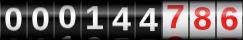
#> input picture scraper/tests/resources/144_786.png, 243 x 40 px, found by its file name
$ python debug_ocr.py
#> lines starting #> are read from the running program, lines starting #| are printed output that depends on the picture; after the words box and inside, x2 and y2 are one past the last pixel; in counts of white or black regions, pixels touching at a corner belong together
### scraper/ocr.py
import re
from pathlib import Path

import pytesseract
from PIL import Image, ImageOps


def _preprocess_meter_image(image: Image.Image) -> tuple[Image.Image, Image.Image]:
    """Preprocess the BVK meter canvas image into two parts for OCR.

    The portal's odometer uses mixed polarity: the integer part is typically light-on-dark
    while the decimal part is dark-on-light. We therefore split and treat each side
    separately.
    """

    # Grayscale
    image = image.convert("L")

    # Resize for better OCR stability
    width, height = image.size
    image = image.resize((width * 3, height * 3), Image.Resampling.LANCZOS)

    # Split where the decimals start (tuned empirically)
    split_x = int(image.width * 0.65)
    left_part = image.crop((0, 0, split_x, image.height))
    right_part = image.crop((split_x, 0, image.width, image.height))

    # Integers: invert + contrast + threshold
    left_part = ImageOps.invert(left_part)
    left_part = ImageOps.autocontrast(left_part)
    left_part = left_part.point(lambda x: 0 if x < 150 else 255, "L")

    # Decimals: contrast + threshold
    right_part = ImageOps.autocontrast(right_part)
    right_part = right_part.point(lambda x: 0 if x < 150 else 255, "L")

    # Pad to help Tesseract handle edge glyphs
    left_padded = ImageOps.expand(left_part, border=50, fill=255)
    right_padded = ImageOps.expand(right_part, border=50, fill=255)

    return left_padded, right_padded


def _ocr_digits(image: Image.Image, *, psm: int) -> str:
    # Disable dictionaries to reduce false negatives for digit-only regions.
    cfg = (
        f"--oem 3 --psm {psm} "
        "-c tessedit_char_whitelist=0123456789 "
        "-c classify_bln_numeric_mode=1 "
        "-c load_system_dawg=0 -c load_freq_dawg=0"
    )
    return pytesseract.image_to_string(image, config=cfg).strip()


def _threshold(image: Image.Image, *, cutoff: int) -> Image.Image:
    return image.point(lambda px: 0 if px < cutoff else 255, "L")


def _erase_border_band(image: Image.Image, *, band_px: int) -> Image.Image:
    if band_px <= 0:
        return image
    w, h = image.size
    band_px = min(band_px, (min(w, h) // 2) - 1)
    if band_px <= 0:
        return image

    img = image.copy()
    px = img.load()
    if px is None:
        return image

    for x in range(w):
        for y in range(band_px):
            px[x, y] = 255
        for y in range(h - band_px, h):
            px[x, y] = 255

    for y in range(h):
        for x in range(band_px):
            px[x, y] = 255
        for x in range(w - band_px, w):
            px[x, y] = 255

    return img


def _thicken_strokes(image: Image.Image) -> Image.Image:
    """Cheap stroke thickening using nearest-neighbor up/down scaling."""

    w, h = image.size
    up = image.resize((w * 2, h * 2), Image.Resampling.NEAREST)
    return up.resize((w, h), Image.Resampling.NEAREST)


# [5 lines left out: function _thicken_strokes_n, not called in this run]


def _crop_to_ink(image: Image.Image, *, pad_px: int = 6) -> Image.Image | None:
    """Crop to non-white pixels; return None if no ink detected."""

    bbox = image.getbbox()
    if bbox is None:
        return None
    w, h = image.size
    left, top, right, bottom = bbox
    left = max(0, left - pad_px)
    top = max(0, top - pad_px)
    right = min(w, right + pad_px)
    bottom = min(h, bottom + pad_px)
    return image.crop((left, top, right, bottom))


def _to_bw(image: Image.Image, *, cutoff: int) -> Image.Image:
    """Return a 1-bit image where black pixels represent ink."""

    # Start from grayscale, then threshold and convert to 1-bit.
    gray = image.convert("L")
    thr = gray.point(lambda px: 0 if px < cutoff else 255, "L")
    return thr.convert("1")


def _fix_border_artifacts(image: Image.Image) -> Image.Image:
    """Reduce the impact of the black rectangle/border around decimals.

    Empirically, the right-side (decimals) often has a thick black border which can
    dominate connected components and cause Tesseract to return empty output.
    """

    # Crop a few pixels from all sides to remove the frame.
    w, h = image.size
    margin = max(1, int(min(w, h) * 0.06))
    cropped = image.crop((margin, margin, w - margin, h - margin))

    # Add white padding back so glyphs are not at the edge.
    return ImageOps.expand(cropped, border=30, fill=255)


# [17 lines left out: functions _ocr_digits_scaled, _pad_to_square, not called in this run]


def _split_into_digit_regions(bw: Image.Image, *, expected_digits: int = 3) -> list[Image.Image]:
    """Split a BW (mode '1') image into N digit crops using column ink counts."""

    img = bw.convert("1")
    w, h = img.size
    px = img.load()
    if px is None or w <= expected_digits:
        return [img]

    # Ink per column (black pixels).
    ink = []
    for x in range(w):
        c = 0
        for y in range(h):
            if px[x, y] == 0:
                c += 1
        ink.append(c)

    # Determine which columns contain ink.
    threshold = max(1, int(h * 0.01))
    is_ink = [c >= threshold for c in ink]

    # Find contiguous ink runs.
    runs: list[tuple[int, int]] = []
    start = None
    for x, flag in enumerate(is_ink):
        if flag and start is None:
            start = x
        elif not flag and start is not None:
            runs.append((start, x))
            start = None
    if start is not None:
        runs.append((start, w))

    # Merge tiny runs (noise).
    min_run = max(2, int(w * 0.02))
    merged: list[tuple[int, int]] = []
    for a, b in runs:
        if (b - a) < min_run:
            continue
        if not merged:
            merged.append((a, b))
            continue
        pa, pb = merged[-1]
        if a - pb <= max(2, int(w * 0.01)):
            merged[-1] = (pa, b)
        else:
            merged.append((a, b))

    bbox = img.getbbox()
    if bbox is None:
        return [img]
    bbox_left, _top, bbox_right, _bottom = bbox

    if len(merged) == expected_digits:
        boxes = merged
    else:
        # Valley split: find two low-ink columns within the ink bbox.
        left = bbox_left
        right = bbox_right
        span = max(1, right - left)
        if expected_digits != 3 or span < 30:
            step = max(1, span // expected_digits)
            boxes = []
            for i in range(expected_digits):
                x0 = left + (i * step)
                x1 = left + ((i + 1) * step) if i < (expected_digits - 1) else right
                boxes.append((x0, x1))
        else:
            region = ink[left:right]
            # Smooth a bit (window size 7)
            win = 7
            smooth = []
            for i in range(len(region)):
                a = max(0, i - (win // 2))
                b = min(len(region), i + (win // 2) + 1)
                smooth.append(sum(region[a:b]) / (b - a))

            # Candidate valleys near 1/3 and 2/3.
            idx1_start = int(len(smooth) * 0.20)
            idx1_end = int(len(smooth) * 0.45)
            idx2_start = int(len(smooth) * 0.55)
            idx2_end = int(len(smooth) * 0.80)

            def argmin(a: int, b: int) -> int:
                sub = smooth[a:b]
                if not sub:
                    return a
                m = min(sub)
                return a + sub.index(m)

            cut1 = argmin(idx1_start, idx1_end)
            cut2 = argmin(idx2_start, idx2_end)
            # Map back to absolute x.
            cut1x = left + cut1
            cut2x = left + cut2
            if cut2x <= cut1x + 5:
                # fallback if cuts collapse
                cut1x = left + (span // 3)
                cut2x = left + (2 * span // 3)

            boxes = [(left, cut1x), (cut1x, cut2x), (cut2x, right)]

    crops: list[Image.Image] = []
    # Expand each box slightly so we don't cut off strokes.
    expand = max(2, int(w * 0.01))
    for x0, x1 in boxes:
        x0 = max(0, x0 - expand)
        x1 = min(w, x1 + expand)
        crop = img.crop((x0, 0, x1, h))
        crop2 = _crop_to_ink(crop, pad_px=12)
        crops.append(crop2 if crop2 is not None else crop)
    return crops


# [160 lines left out: functions _invert_bw, _bw_black_pixel_stats, _bw_top_band_black_ratio, _bw_top_band_black_ratio_of_ink, ocr_meter_reading_from_image, not called in this run]


def debug_preprocessed_parts(image: Image.Image) -> tuple[Image.Image, Image.Image]:
    return _preprocess_meter_image(image)


def ocr_meter_reading_from_path(
    path: str | Path,
    *,
    debug_dir: str | Path | None = None,
) -> str:
    p = Path(path)
    with Image.open(p) as img:
        if debug_dir is not None:
            debug_path = Path(debug_dir)
            debug_path.mkdir(parents=True, exist_ok=True)
            left_img, right_img = _preprocess_meter_image(img)
            left_img.save(debug_path / f"{p.stem}_left.png")
            right_img.save(debug_path / f"{p.stem}_right.png")
            fixed_right = _fix_border_artifacts(right_img)
            fixed_right.save(debug_path / f"{p.stem}_right_noborder.png")
            relaxed_right = _threshold(fixed_right, cutoff=190)
            relaxed_right.save(debug_path / f"{p.stem}_right_relaxed.png")
            scaled_right = fixed_right.resize(
                (fixed_right.width * 3, fixed_right.height * 3),
                Image.Resampling.LANCZOS,
            )
            scaled_right.save(debug_path / f"{p.stem}_right_scaled3.png")
            band = max(2, int(min(fixed_right.size) * 0.05))
            erased = _erase_border_band(fixed_right, band_px=band)
            erased.save(debug_path / f"{p.stem}_right_borderband_erased.png")
            thick = _thicken_strokes(erased)
            thick.save(debug_path / f"{p.stem}_right_thick.png")
            bw = _to_bw(erased, cutoff=200)
            bw.save(debug_path / f"{p.stem}_right_bw.png")
            cropped_bw = _crop_to_ink(bw, pad_px=10)
            if cropped_bw is not None:
                cropped_bw.save(debug_path / f"{p.stem}_right_cropped_bw.png")
                try:
                    parts = _split_into_digit_regions(cropped_bw, expected_digits=3)
                    for idx, part in enumerate(parts):
                        part.save(debug_path / f"{p.stem}_right_digit_{idx + 1}.png")
                except Exception:
                    pass
            try:
                text_int = _ocr_digits(left_img, psm=7)
                text_dec7 = _ocr_digits(right_img, psm=7)
                text_dec8 = _ocr_digits(right_img, psm=8)
                text_dec7_nb = _ocr_digits(fixed_right, psm=7)
                text_dec8_nb = _ocr_digits(fixed_right, psm=8)
                text_dec7_relaxed = _ocr_digits(relaxed_right, psm=7)
                text_dec8_relaxed = _ocr_digits(relaxed_right, psm=8)
                text_dec7_scaled = _ocr_digits_scaled(fixed_right, psm=7, scale=3)
                text_dec8_scaled = _ocr_digits_scaled(fixed_right, psm=8, scale=3)
                text_dec7_thick = _ocr_digits_scaled(thick, psm=7, scale=3)
                text_dec8_thick = _ocr_digits_scaled(thick, psm=8, scale=3)
                text_dec13_crop = ""
                text_dec10_crop = ""
                text_dec6_crop = ""
                text_dec10_split = ""
                if cropped_bw is not None:
                    text_dec13_crop = _ocr_digits_scaled(cropped_bw.convert("L"), psm=13, scale=3)
                    text_dec10_crop = _ocr_digits_scaled(
                        _pad_to_square(cropped_bw.convert("L"), pad=30),
                        psm=10,
                        scale=4,
                    )
                    text_dec6_crop = _ocr_digits_scaled(cropped_bw.convert("L"), psm=6, scale=3)

                    parts = _split_into_digit_regions(cropped_bw, expected_digits=3)
                    digits = []
                    for idx, part in enumerate(parts):
                        part = _thicken_strokes_n(part, n=2)
                        part_l = part.convert("L")
                        s = _ocr_digits_scaled(
                            _pad_to_square(part_l, pad=30),
                            psm=10,
                            scale=4,
                        )
                        if not re.search(r"\d", s):
                            inv_l = _invert_bw(part).convert("L")
                            s = _ocr_digits_scaled(
                                _pad_to_square(inv_l, pad=30),
                                psm=10,
                                scale=4,
                            )
                        d = "".join(re.findall(r"\d+", s))
                        digit = d[:1] if d else ""
                        if idx == 0 and not digit:
                            black, total = _bw_black_pixel_stats(part)
                            top_ratio = _bw_top_band_black_ratio_of_ink(part)
                            if total and (black / total) > 0.03 and top_ratio > 0.06:
                                digit = "7"
                        if not digit:
                            digit = "0"
                        digits.append(digit)
                    text_dec10_split = "".join(digits)
                (debug_path / f"{p.stem}_ocr.txt").write_text(
                    f"int(psm7)={text_int!r}\n"
                    f"dec(psm7)={text_dec7!r}\n"
                    f"dec(psm8)={text_dec8!r}\n"
                    f"dec_noborder(psm7)={text_dec7_nb!r}\n"
                    f"dec_noborder(psm8)={text_dec8_nb!r}\n"
                    f"dec_relaxed(psm7)={text_dec7_relaxed!r}\n"
                    f"dec_relaxed(psm8)={text_dec8_relaxed!r}\n"
                    f"dec_scaled3(psm7)={text_dec7_scaled!r}\n"
                    f"dec_scaled3(psm8)={text_dec8_scaled!r}\n"
                    f"dec_thick(psm7)={text_dec7_thick!r}\n"
                    f"dec_thick(psm8)={text_dec8_thick!r}\n"
                    f"dec_crop_bw(psm13)={text_dec13_crop!r}\n"
                    f"dec_crop_bw(psm10)={text_dec10_crop!r}\n"
                    f"dec_crop_bw(psm6)={text_dec6_crop!r}\n"
                    f"dec_split(psm10x3)={text_dec10_split!r}\n",
                    encoding="utf-8",
                )
            except Exception:
                pass
        return ocr_meter_reading_from_image(img)

### scraper/debug_ocr.py
import os
from pathlib import Path

import pytesseract

from scraper.ocr import ocr_meter_reading_from_path


def main() -> None:
    img_path = Path(
        os.environ.get("BVK_OCR_IMAGE", "scraper/tests/resources/144_786.png")
    )
    debug_dir = Path(os.environ.get("BVK_OCR_DEBUG_DIR", "/app/data/ocr_debug"))

    print(f"tesseract: {pytesseract.get_tesseract_version()}")
#> (this line was passed over: pytesseract is not available in this run)
    print(f"image: {img_path}")
    reading = ocr_meter_reading_from_path(img_path, debug_dir=debug_dir)
#> in ocr_meter_reading_from_path, img is the input picture: PIL image 243x40 RGBA; mean R, G, B, A 104.5, 93.5, 93.5, 255
#> in _preprocess_meter_image, `left_part = left_part.point(lambda x: 0 if x < 150 else 255, "L")`:
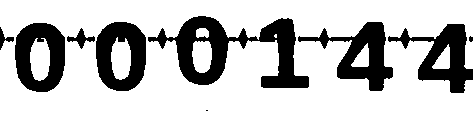
#> left_part: PIL image 473x120 L; 75.5% white; 9 black regions (2 under 20 px), largest, box (x1, y1, x2, y2) and area: (148, 16, 309, 88) 4417, (298, 22, 393, 91) 2377, (388, 24, 473, 93) 2297
#> in _preprocess_meter_image, `left_padded = ImageOps.expand(left_part, border=50, fill=255)`:
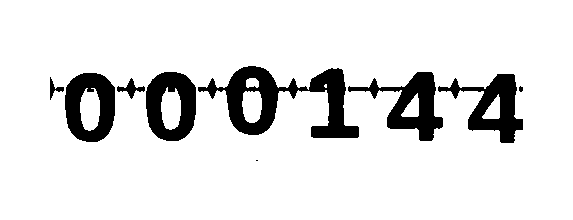
#> left_padded: PIL image 573x220 L; 89% white; 9 black regions (2 under 20 px), largest, box (x1, y1, x2, y2) and area: (198, 66, 359, 138) 4417, (348, 72, 443, 141) 2377, (438, 74, 523, 143) 2297
#> in _preprocess_meter_image, `right_padded = ImageOps.expand(right_part, border=50, fill=255)`:
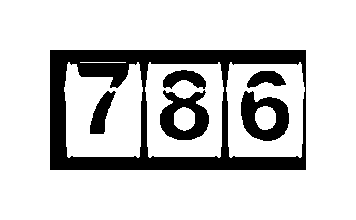
#> right_padded: PIL image 356x220 L; 81.2% white; 6 black regions, box (x1, y1, x2, y2) and area: (50, 50, 306, 170) 10450, (160, 90, 209, 140) 1391, (241, 91, 289, 141) 1391, (90, 91, 116, 134) 562, (163, 70, 206, 89) 496, (247, 71, 286, 88) 424
#> in _fix_border_artifacts, `cropped = image.crop((margin, margin, w - margin, h - margin))`:
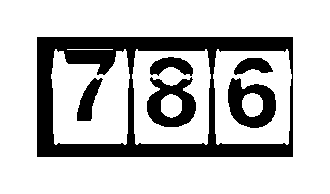
#> cropped: PIL image 330x194 L; 77% white; 6 black regions, box (x1, y1, x2, y2) and area: (37, 37, 293, 157) 10450, (147, 77, 196, 127) 1391, (228, 78, 276, 128) 1391, (77, 78, 103, 121) 562, (150, 57, 193, 76) 496, (234, 58, 273, 75) 424
#> in _thicken_strokes, `up = image.resize((w * 2, h * 2), Image.Resampling.NEAREST)`:
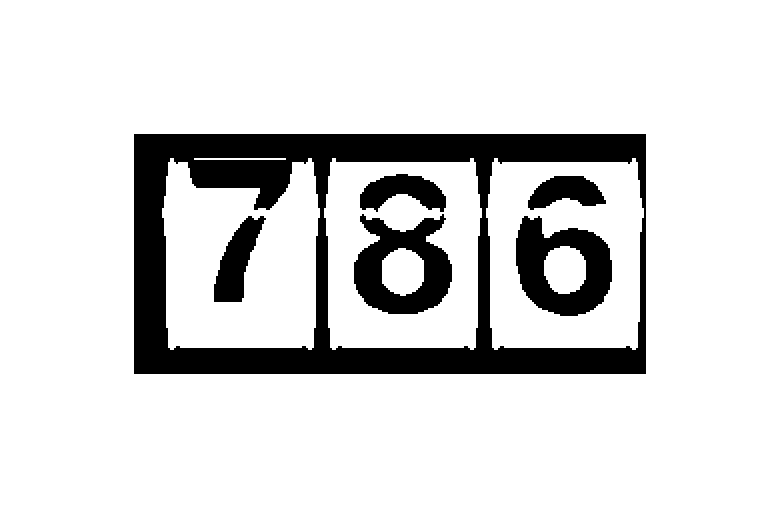
#> up: PIL image 780x508 L; 85.1% white; 6 black regions, box (x1, y1, x2, y2) and area: (134, 134, 646, 374) 41800, (354, 214, 452, 314) 5564, (516, 216, 612, 316) 5564, (214, 216, 266, 302) 2248, (360, 174, 446, 212) 1984, (528, 176, 606, 210) 1696
#> in _crop_to_ink, `bbox = image.getbbox()`: bbox = (0, 0, 390, 254)
#> in _crop_to_ink, `left, top, right, bottom = bbox`: left = 0; right = 390; bottom = 254
#> in _split_into_digit_regions, `bbox = img.getbbox()`: bbox = (0, 0, 390, 254)
#> in _split_into_digit_regions, `bbox_left, _top, bbox_right, _bottom = bbox`: bbox_left = 0; bbox_right = 390
#> in _split_into_digit_regions, `left = bbox_left`: left = 0
#> in _split_into_digit_regions, `right = bbox_right`: right = 390
#> in _split_into_digit_regions, `region = ink[left:right]`: region = 390 values, max 120 at index 67, min 0 at index 0, mean 37.73
#> the loop in _split_into_digit_regions, `for i in range(len(region)):` made 390 passes
#> a on passes 1 to 3: 0, 0, 0
#> after the loop in _split_into_digit_regions, `for i in range(len(region)):`: smooth = 390 values, max 120 at index 70, min 0 at index 0, mean 37.73
#> in _split_into_digit_regions, `idx1_start = int(len(smooth) * 0.20)`: idx1_start = 78
#> in _split_into_digit_regions, `idx1_end = int(len(smooth) * 0.45)`: idx1_end = 175
#> in _split_into_digit_regions, `idx2_start = int(len(smooth) * 0.55)`: idx2_start = 214
#> in _split_into_digit_regions, `idx2_end = int(len(smooth) * 0.80)`: idx2_end = 312
#> in argmin, `sub = smooth[a:b]`: sub = 97 values, max 119.3 at index 0, min 26.43 at index 90, mean 50.4
#> in argmin, `m = min(sub)`: m = 26.43
#> in _split_into_digit_regions, `cut1 = argmin(idx1_start, idx1_end)`: cut1 = 168
#> in _split_into_digit_regions, `cut2 = argmin(idx2_start, idx2_end)`: cut2 = 233
#> in _split_into_digit_regions, `cut1x = left + cut1`: cut1x = 168
#> in _split_into_digit_regions, `cut2x = left + cut2`: cut2x = 233
#> in _split_into_digit_regions, `boxes = [(left, cut1x), (cut1x, cut2x), (cut2x, right)]`: boxes = [(0, 168), (168, 233), (233, 390)]
#> the loop in _split_into_digit_regions, `for x0, x1 in boxes:` made 3 passes
#> (x0, x1, bbox in _crop_to_ink, w in _crop_to_ink, right in _crop_to_ink) on passes 1 to 3: (0, 171, (0, 0, 171, 254), 171, 171), (165, 236, (0, 0, 71, 254), 71, 71), (230, 390, (0, 0, 160, 254), 160, 160)
#> pass 1, in _split_into_digit_regions, `crop = img.crop((x0, 0, x1, h))`:
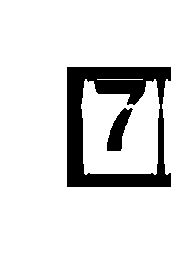
#> crop: PIL image 171x254 1; 86% white; 2 black regions, box (x1, y1, x2, y2) and area: (67, 67, 171, 187) 5537, (107, 108, 133, 151) 562
#> pass 3, in _split_into_digit_regions, `crop = img.crop((x0, 0, x1, h))`:
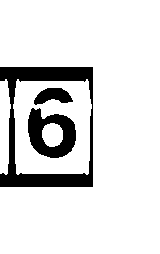
#> crop: PIL image 160x254 1; 87.4% white; 3 black regions, box (x1, y1, x2, y2) and area: (0, 67, 93, 187) 3320, (28, 108, 76, 158) 1391, (34, 88, 73, 105) 424
#> after the loop in _split_into_digit_regions, `for x0, x1 in boxes:`: crops = 3 items
#> the loop in ocr_meter_reading_from_path, `for idx, part in enumerate(parts):` made 3 passes
    print(f"reading: {reading}")
    print(f"debug_dir: {debug_dir}")


if __name__ == "__main__":
    main()
#> (the call stopped at in _ocr_digits, `return pytesseract.image_to_string(image, config=cfg).strip()`: pytesseract is not available in this run)
